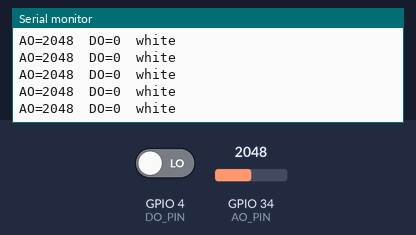
Bench run of a sketch on a simulated ESP32. Shown: the last lines printed to the serial monitor. Inputs (shaded band) come from the test bench; at power-on: GPIO 34 (AO_PIN) = 2048, GPIO 4 (DO_PIN) LOW.

Above: at 1.2 s.
1.3 s: GPIO 34 (AO_PIN) set to 1042
At 1.56 s:
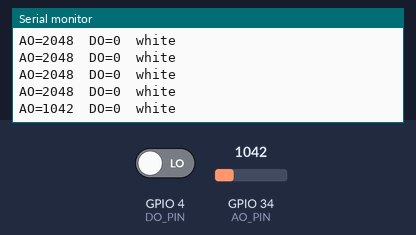
2.8 s: GPIO 34 (AO_PIN) set to 948
At 2.96 s:
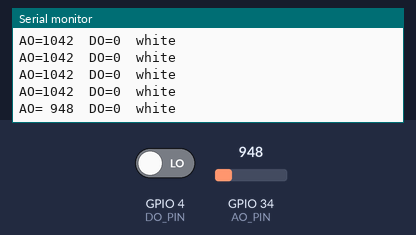

Measured:
- the behaviour switches between 1000 and 999 on GPIO 34 (AO_PIN) (found by bisection; images 1 and 2)
- after the input at 1.3 s, the serial monitor: prints a new line after 0.10 s (image 1)
- after the input at 2.8 s, the serial monitor: prints a new line at once (image 2)

The sketch:

S21_Line_Tracker.ino
```cpp
/*
  BuiltByTyler Sensor Kit - S21 LINE TRACKER (TCRT5000)
  Board: ESP32-WROOM-32 DevKit V1 (30-pin), Arduino-ESP32 core 3.x, "ESP32 Dev Module"

  Line sensor (faces the floor). DO is LOW over white and HIGH over a
  black line; turn the pot to set where it switches. AO helps you calibrate.

  Wiring (module pin -> ESP32 pin):
    GND  -> GND
    VCC  -> 3V3
    AO   -> GPIO 34
    DO   -> GPIO 4

  Library: none needed
  Serial Monitor: 115200 baud
*/

#define AO_PIN   34
#define DO_PIN   4

void setup() {
  Serial.begin(115200);
  pinMode(DO_PIN, INPUT);
}

void loop() {
  int ao = analogRead(AO_PIN);        // 0..4095, higher = darker surface
  int dout = digitalRead(DO_PIN);     // HIGH = black line, LOW = white
  Serial.printf("AO=%4d  DO=%d  %s\n", ao, dout, dout == HIGH ? "LINE" : "white");
  delay(200);
}
```
